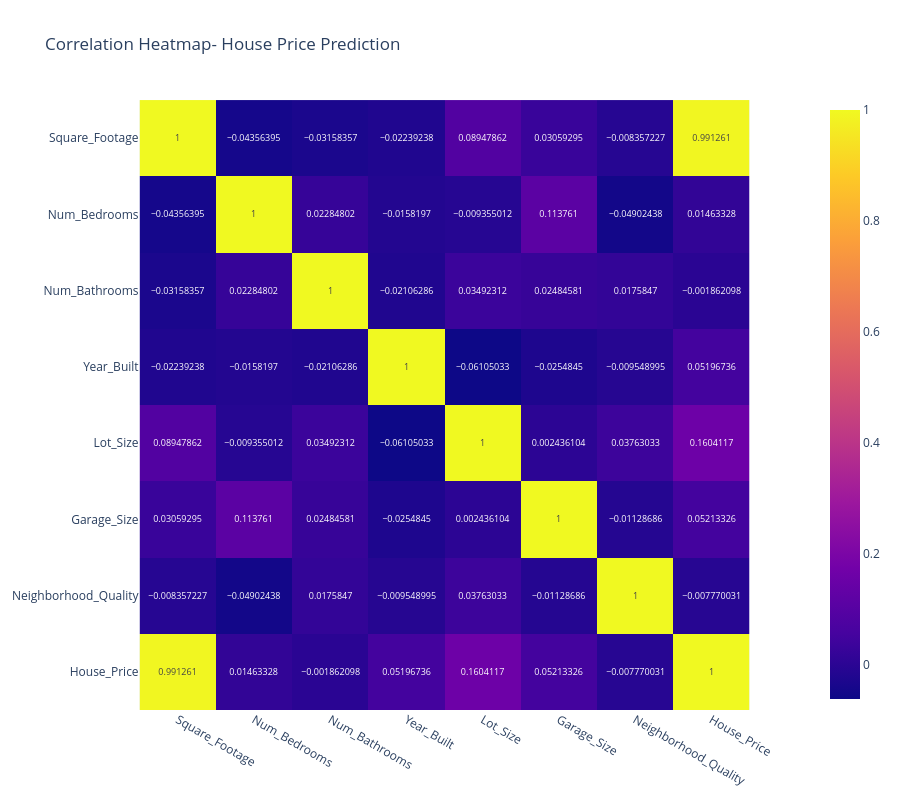

Notebook code cell kept with this figure:
### Code cell
corr = df.corr(numeric_only = True)
print(corr)
fig = px.imshow(corr,text_auto = True, title = "Correlation Heatmap- House Price Prediction")
fig.update_layout(
    width = 900,
    height = 800
)
fig.show()

### Figure 1 — Plotly figure (JSON) as saved in the notebook; plotly's stock layout.template omitted (floating-point values rounded to 4 significant figures)
{"data": [{"coloraxis": "coloraxis", "hovertemplate": "x: %{x}<br>y: %{y}<br>color: %{z}<extra></extra>", "name": "0", "texttemplate": "%{z}", "type": "heatmap", "x": ["Square_Footage", "Num_Bedrooms", "Num_Bathrooms", "Year_Built", "Lot_Size", "Garage_Size", "Neighborhood_Quality", "House_Price"], "xaxis": "x", "y": ["Square_Footage", "Num_Bedrooms", "Num_Bathrooms", "Year_Built", "Lot_Size", "Garage_Size", "Neighborhood_Quality", "House_Price"], "yaxis": "y", "z": [[1.0, -0.04356, -0.03158, -0.02239, 0.08948, 0.03059, -0.008357, 0.9913], [-0.04356, 1.0, 0.02285, -0.01582, -0.009355, 0.1138, -0.04902, 0.01463], [-0.03158, 0.02285, 1.0, -0.02106, 0.03492, 0.02485, 0.01758, -0.001862], [-0.02239, -0.01582, -0.02106, 1.0, -0.06105, -0.02548, -0.009549, 0.05197], [0.08948, -0.009355, 0.03492, -0.06105, 1.0, 0.002436, 0.03763, 0.1604], [0.03059, 0.1138, 0.02485, -0.02548, 0.002436, 1.0, -0.01129, 0.05213], [-0.008357, -0.04902, 0.01758, -0.009549, 0.03763, -0.01129, 1.0, -0.00777], [0.9913, 0.01463, -0.001862, 0.05197, 0.1604, 0.05213, -0.00777, 1.0]]}], "layout": {"coloraxis": {"colorscale": [[0, "#0d0887"], [0.1111, "#46039f"], [0.2222, "#7201a8"], [0.3333, "#9c179e"], [0.4444, "#bd3786"], [0.5556, "#d8576b"], [0.6667, "#ed7953"], [0.7778, "#fb9f3a"], [0.8889, "#fdca26"], [1, "#f0f921"]]}, "height": 800, "title": {"text": "Correlation Heatmap- House Price Prediction"}, "width": 900, "xaxis": {"anchor": "y", "constrain": "domain", "domain": [0, 1], "scaleanchor": "y"}, "yaxis": {"anchor": "x", "autorange": "reversed", "constrain": "domain", "domain": [0, 1]}}}
